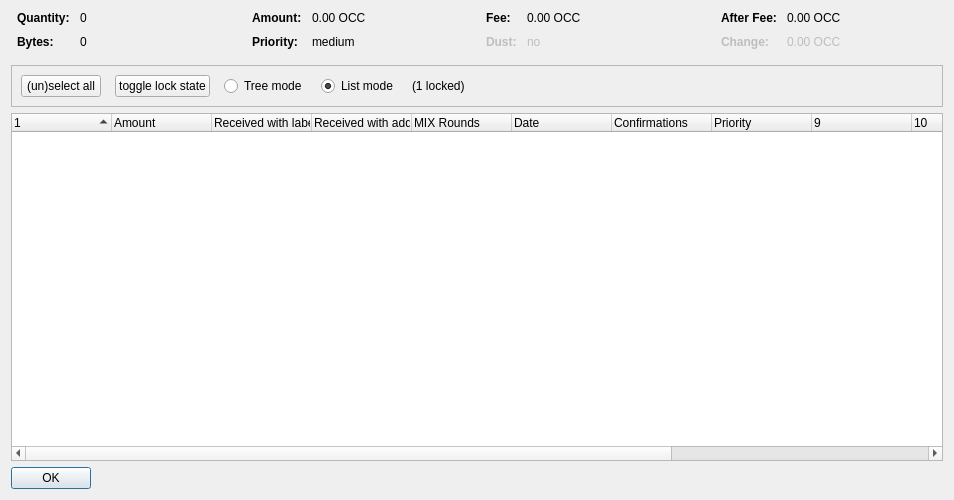
<?xml version="1.0" encoding="UTF-8"?>
<ui version="4.0">
 <class>CoinControlDialog</class>
 <widget class="QDialog" name="CoinControlDialog">
  <property name="geometry">
   <rect>
    <x>0</x>
    <y>0</y>
    <width>954</width>
    <height>500</height>
   </rect>
  </property>
  <property name="windowTitle">
   <string>Coin Selection</string>
  </property>
  <layout class="QVBoxLayout" name="verticalLayout">
   <item>
    <layout class="QHBoxLayout" name="horizontalLayoutTop" stretch="0,0,0,0">
     <property name="topMargin">
      <number>0</number>
     </property>
     <property name="bottomMargin">
      <number>10</number>
     </property>
     <item>
      <layout class="QFormLayout" name="formLayoutCoinControl1">
       <property name="horizontalSpacing">
        <number>10</number>
       </property>
       <property name="verticalSpacing">
        <number>10</number>
       </property>
       <property name="leftMargin">
        <number>6</number>
       </property>
       <property name="rightMargin">
        <number>6</number>
       </property>
       <item row="0" column="0">
        <widget class="QLabel" name="labelCoinControlQuantityText">
         <property name="font">
          <font>
           <weight>75</weight>
           <bold>true</bold>
          </font>
         </property>
         <property name="text">
          <string>Quantity:</string>
         </property>
        </widget>
       </item>
       <item row="0" column="1">
        <widget class="QLabel" name="labelCoinControlQuantity">
         <property name="cursor">
          <cursorShape>IBeamCursor</cursorShape>
         </property>
         <property name="contextMenuPolicy">
          <enum>Qt::ActionsContextMenu</enum>
         </property>
         <property name="text">
          <string notr="true">0</string>
         </property>
         <property name="textInteractionFlags">
          <set>Qt::LinksAccessibleByMouse|Qt::TextSelectableByKeyboard|Qt::TextSelectableByMouse</set>
         </property>
        </widget>
       </item>
       <item row="1" column="0">
        <widget class="QLabel" name="labelCoinControlBytesText">
         <property name="font">
          <font>
           <weight>75</weight>
           <bold>true</bold>
          </font>
         </property>
         <property name="text">
          <string>Bytes:</string>
         </property>
        </widget>
       </item>
       <item row="1" column="1">
        <widget class="QLabel" name="labelCoinControlBytes">
         <property name="cursor">
          <cursorShape>IBeamCursor</cursorShape>
         </property>
         <property name="contextMenuPolicy">
          <enum>Qt::ActionsContextMenu</enum>
         </property>
         <property name="text">
          <string notr="true">0</string>
         </property>
         <property name="textInteractionFlags">
          <set>Qt::LinksAccessibleByMouse|Qt::TextSelectableByKeyboard|Qt::TextSelectableByMouse</set>
         </property>
        </widget>
       </item>
      </layout>
     </item>
     <item>
      <layout class="QFormLayout" name="formLayoutCoinControl2">
       <property name="horizontalSpacing">
        <number>10</number>
       </property>
       <property name="verticalSpacing">
        <number>10</number>
       </property>
       <property name="leftMargin">
        <number>6</number>
       </property>
       <property name="rightMargin">
        <number>6</number>
       </property>
       <item row="0" column="0">
        <widget class="QLabel" name="labelCoinControlAmountText">
         <property name="font">
          <font>
           <weight>75</weight>
           <bold>true</bold>
          </font>
         </property>
         <property name="text">
          <string>Amount:</string>
         </property>
        </widget>
       </item>
       <item row="0" column="1">
        <widget class="QLabel" name="labelCoinControlAmount">
         <property name="cursor">
          <cursorShape>IBeamCursor</cursorShape>
         </property>
         <property name="contextMenuPolicy">
          <enum>Qt::ActionsContextMenu</enum>
         </property>
         <property name="text">
          <string notr="true">0.00 OCC</string>
         </property>
         <property name="textInteractionFlags">
          <set>Qt::LinksAccessibleByMouse|Qt::TextSelectableByKeyboard|Qt::TextSelectableByMouse</set>
         </property>
        </widget>
       </item>
       <item row="1" column="0">
        <widget class="QLabel" name="labelCoinControlPriorityText">
         <property name="font">
          <font>
           <weight>75</weight>
           <bold>true</bold>
          </font>
         </property>
         <property name="text">
          <string>Priority:</string>
         </property>
        </widget>
       </item>
       <item row="1" column="1">
        <widget class="QLabel" name="labelCoinControlPriority">
         <property name="cursor">
          <cursorShape>IBeamCursor</cursorShape>
         </property>
         <property name="contextMenuPolicy">
          <enum>Qt::ActionsContextMenu</enum>
         </property>
         <property name="text">
          <string>medium</string>
         </property>
         <property name="textInteractionFlags">
          <set>Qt::LinksAccessibleByMouse|Qt::TextSelectableByKeyboard|Qt::TextSelectableByMouse</set>
         </property>
        </widget>
       </item>
      </layout>
     </item>
     <item>
      <layout class="QFormLayout" name="formLayoutCoinControl3">
       <property name="horizontalSpacing">
        <number>10</number>
       </property>
       <property name="verticalSpacing">
        <number>10</number>
       </property>
       <property name="leftMargin">
        <number>6</number>
       </property>
       <property name="rightMargin">
        <number>6</number>
       </property>
       <item row="0" column="0">
        <widget class="QLabel" name="labelCoinControlFeeText">
         <property name="font">
          <font>
           <weight>75</weight>
           <bold>true</bold>
          </font>
         </property>
         <property name="text">
          <string>Fee:</string>
         </property>
        </widget>
       </item>
       <item row="0" column="1">
        <widget class="QLabel" name="labelCoinControlFee">
         <property name="cursor">
          <cursorShape>IBeamCursor</cursorShape>
         </property>
         <property name="contextMenuPolicy">
          <enum>Qt::ActionsContextMenu</enum>
         </property>
         <property name="text">
          <string notr="true">0.00 OCC</string>
         </property>
         <property name="textInteractionFlags">
          <set>Qt::LinksAccessibleByMouse|Qt::TextSelectableByKeyboard|Qt::TextSelectableByMouse</set>
         </property>
        </widget>
       </item>
       <item row="1" column="0">
        <widget class="QLabel" name="labelCoinControlLowOutputText">
         <property name="enabled">
          <bool>false</bool>
         </property>
         <property name="font">
          <font>
           <weight>75</weight>
           <bold>true</bold>
          </font>
         </property>
         <property name="text">
          <string>Dust:</string>
         </property>
        </widget>
       </item>
       <item row="1" column="1">
        <widget class="QLabel" name="labelCoinControlLowOutput">
         <property name="enabled">
          <bool>false</bool>
         </property>
         <property name="cursor">
          <cursorShape>IBeamCursor</cursorShape>
         </property>
         <property name="contextMenuPolicy">
          <enum>Qt::ActionsContextMenu</enum>
         </property>
         <property name="text">
          <string>no</string>
         </property>
         <property name="textInteractionFlags">
          <set>Qt::LinksAccessibleByMouse|Qt::TextSelectableByKeyboard|Qt::TextSelectableByMouse</set>
         </property>
        </widget>
       </item>
      </layout>
     </item>
     <item>
      <layout class="QFormLayout" name="formLayoutCoinControl4">
       <property name="horizontalSpacing">
        <number>10</number>
       </property>
       <property name="verticalSpacing">
        <number>10</number>
       </property>
       <property name="leftMargin">
        <number>6</number>
       </property>
       <property name="rightMargin">
        <number>6</number>
       </property>
       <item row="0" column="0">
        <widget class="QLabel" name="labelCoinControlAfterFeeText">
         <property name="font">
          <font>
           <weight>75</weight>
           <bold>true</bold>
          </font>
         </property>
         <property name="text">
          <string>After Fee:</string>
         </property>
        </widget>
       </item>
       <item row="0" column="1">
        <widget class="QLabel" name="labelCoinControlAfterFee">
         <property name="cursor">
          <cursorShape>IBeamCursor</cursorShape>
         </property>
         <property name="contextMenuPolicy">
          <enum>Qt::ActionsContextMenu</enum>
         </property>
         <property name="text">
          <string notr="true">0.00 OCC</string>
         </property>
         <property name="textInteractionFlags">
          <set>Qt::LinksAccessibleByMouse|Qt::TextSelectableByKeyboard|Qt::TextSelectableByMouse</set>
         </property>
        </widget>
       </item>
       <item row="1" column="0">
        <widget class="QLabel" name="labelCoinControlChangeText">
         <property name="enabled">
          <bool>false</bool>
         </property>
         <property name="font">
          <font>
           <weight>75</weight>
           <bold>true</bold>
          </font>
         </property>
         <property name="text">
          <string>Change:</string>
         </property>
        </widget>
       </item>
       <item row="1" column="1">
        <widget class="QLabel" name="labelCoinControlChange">
         <property name="enabled">
          <bool>false</bool>
         </property>
         <property name="cursor">
          <cursorShape>IBeamCursor</cursorShape>
         </property>
         <property name="contextMenuPolicy">
          <enum>Qt::ActionsContextMenu</enum>
         </property>
         <property name="text">
          <string notr="true">0.00 OCC</string>
         </property>
         <property name="textInteractionFlags">
          <set>Qt::LinksAccessibleByMouse|Qt::TextSelectableByKeyboard|Qt::TextSelectableByMouse</set>
         </property>
        </widget>
       </item>
      </layout>
     </item>
    </layout>
   </item>
   <item>
    <widget class="QFrame" name="frame">
     <property name="minimumSize">
      <size>
       <width>0</width>
       <height>40</height>
      </size>
     </property>
     <property name="frameShape">
      <enum>QFrame::StyledPanel</enum>
     </property>
     <property name="frameShadow">
      <enum>QFrame::Sunken</enum>
     </property>
     <layout class="QHBoxLayout" name="horizontalLayout">
      <item>
       <layout class="QHBoxLayout" name="horizontalLayoutPanel" stretch="0,0,0,0,0,0">
        <property name="spacing">
         <number>14</number>
        </property>
        <item>
         <widget class="QPushButton" name="pushButtonSelectAll">
          <property name="sizePolicy">
           <sizepolicy hsizetype="Maximum" vsizetype="Fixed">
            <horstretch>0</horstretch>
            <verstretch>0</verstretch>
           </sizepolicy>
          </property>
          <property name="text">
           <string>(un)select all</string>
          </property>
          <property name="autoDefault">
           <bool>false</bool>
          </property>
         </widget>
        </item>
        <item>
         <widget class="QPushButton" name="pushButtonToggleLock">
          <property name="sizePolicy">
           <sizepolicy hsizetype="Maximum" vsizetype="Fixed">
            <horstretch>0</horstretch>
            <verstretch>0</verstretch>
           </sizepolicy>
          </property>
          <property name="text">
           <string>toggle lock state</string>
          </property>
          <property name="autoDefault">
           <bool>false</bool>
          </property>
         </widget>
        </item>
        <item>
         <widget class="QRadioButton" name="radioTreeMode">
          <property name="sizePolicy">
           <sizepolicy hsizetype="Maximum" vsizetype="Fixed">
            <horstretch>0</horstretch>
            <verstretch>0</verstretch>
           </sizepolicy>
          </property>
          <property name="text">
           <string>Tree mode</string>
          </property>
         </widget>
        </item>
        <item>
         <widget class="QRadioButton" name="radioListMode">
          <property name="sizePolicy">
           <sizepolicy hsizetype="Maximum" vsizetype="Fixed">
            <horstretch>0</horstretch>
            <verstretch>0</verstretch>
           </sizepolicy>
          </property>
          <property name="text">
           <string>List mode</string>
          </property>
          <property name="checked">
           <bool>true</bool>
          </property>
         </widget>
        </item>
        <item>
         <widget class="QLabel" name="labelLocked">
          <property name="text">
           <string>(1 locked)</string>
          </property>
         </widget>
        </item>
        <item>
         <spacer name="horizontalSpacer">
          <property name="orientation">
           <enum>Qt::Horizontal</enum>
          </property>
          <property name="sizeHint" stdset="0">
           <size>
            <width>40</width>
            <height>20</height>
           </size>
          </property>
         </spacer>
        </item>
       </layout>
      </item>
     </layout>
    </widget>
   </item>
   <item>
    <widget class="CoinControlTreeWidget" name="treeWidget">
     <property name="contextMenuPolicy">
      <enum>Qt::CustomContextMenu</enum>
     </property>
     <property name="sortingEnabled">
      <bool>false</bool>
     </property>
     <property name="columnCount">
      <number>13</number>
     </property>
     <attribute name="headerShowSortIndicator" stdset="0">
      <bool>true</bool>
     </attribute>
     <attribute name="headerStretchLastSection">
      <bool>false</bool>
     </attribute>
     <column>
      <property name="text">
       <string/>
      </property>
     </column>
     <column>
      <property name="text">
       <string>Amount</string>
      </property>
     </column>
     <column>
      <property name="text">
       <string>Received with label</string>
      </property>
     </column>
     <column>
      <property name="text">
       <string>Received with address</string>
      </property>
     </column>
     <column>
      <property name="text">
       <string>MIX Rounds</string>
      </property>
     </column>
     <column>
      <property name="text">
       <string>Date</string>
      </property>
     </column>
     <column>
      <property name="text">
       <string>Confirmations</string>
      </property>
      <property name="toolTip">
       <string>Confirmed</string>
      </property>
     </column>
     <column>
      <property name="text">
       <string>Priority</string>
      </property>
     </column>
     <column>
      <property name="text">
       <string/>
      </property>
     </column>
     <column>
      <property name="text">
       <string/>
      </property>
     </column>
     <column>
      <property name="text">
       <string/>
      </property>
     </column>
     <column>
      <property name="text">
       <string/>
      </property>
     </column>
     <column>
      <property name="text">
       <string/>
      </property>
     </column>
    </widget>
   </item>
   <item>
    <widget class="QDialogButtonBox" name="buttonBox">
     <property name="sizePolicy">
      <sizepolicy hsizetype="Maximum" vsizetype="Fixed">
       <horstretch>0</horstretch>
       <verstretch>0</verstretch>
      </sizepolicy>
     </property>
     <property name="orientation">
      <enum>Qt::Horizontal</enum>
     </property>
     <property name="standardButtons">
      <set>QDialogButtonBox::Ok</set>
     </property>
    </widget>
   </item>
  </layout>
 </widget>
 <customwidgets>
  <customwidget>
   <class>CoinControlTreeWidget</class>
   <extends>QTreeWidget</extends>
   <header>coincontroltreewidget.h</header>
  </customwidget>
 </customwidgets>
 <resources/>
 <connections/>
</ui>
